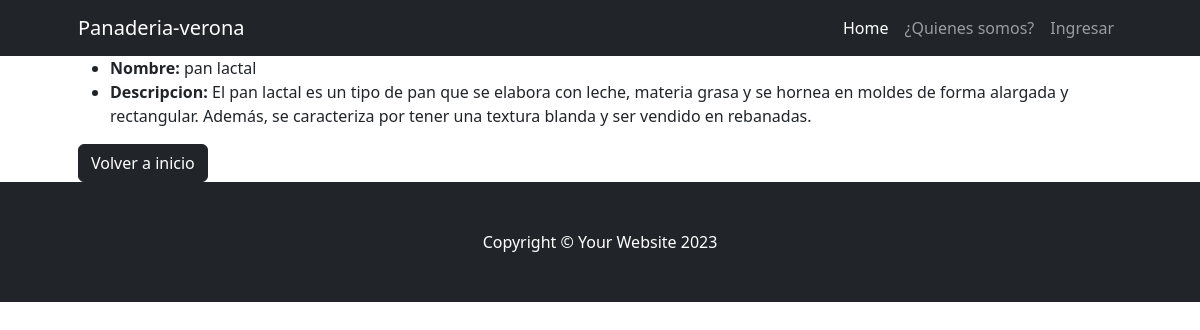
/panificacion/panificacion/detail/22, run on the app's committed database.
### panificacion/models.py (models this page shows)
class panificacion(models.Model):
  nombre = models.CharField(max_length=50)
  descripcion = models.CharField(max_length=250, null=True, blank = True, verbose_name= "descripcion")

### panificacion/views.py (the view)
# urls.py: path("panificacion/detail/<int:pk>",views.panificaciondetail.as_view(), name = "panificacion_detail"),
class panificaciondetail(DetailView):
    model = models.panificacion

### panificacion/templates/panificacion/panificacion_detail.html
{%extends 'panificacion/base.html'%}
{% block content %}
<ul>
    <li><strong>Nombre:</strong> {{ object.nombre }}</li>
    <li><strong>Descripcion:</strong> {{ object.descripcion }}</li>
</ul>
<a href="{%url 'panificacion:index' %}" class="btn btn-dark">Volver a inicio</a>
{%endblock content %}

### data on the page
panificacion: nombre "pan lactal", descripcion "El pan lactal es un tipo de pan que se elabora con leche, materia grasa y se hornea en moldes de forma alargada y rectangular. Además, se caracteriza por tener una textura blanda y ser vendido en rebanadas."
